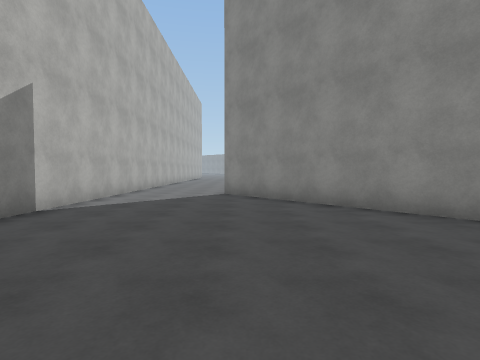
View 1 (above)

16 first-person views from a walk through a 3-D level made in the Unity game engine. The camera is 1.4 m above the floor, tilts 2° down and sees 80° across. The floor is counted in squares, 2 m on a side. Each view is taken from the middle of a square. On the plan, view 1 faces up. The plan holds only what a view shows up to about 10 squares ahead; the rest is blank. The place goes on beyond the plan. The player is left out. Some animated figures are left out. Surface patterns are stand-ins for the level's own textures.

View 2
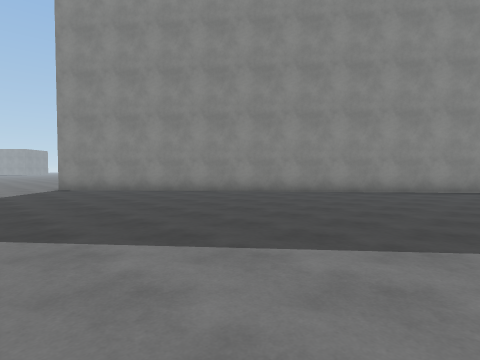

View 3
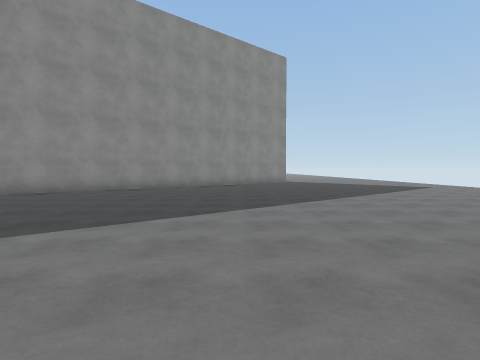

View 4
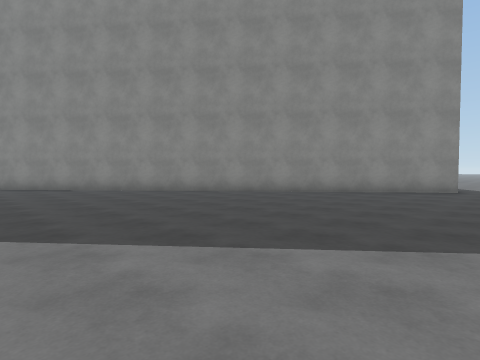

View 5
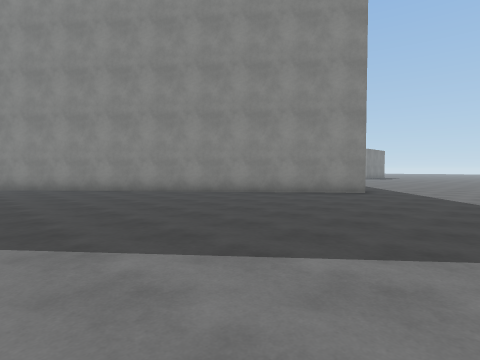

View 6
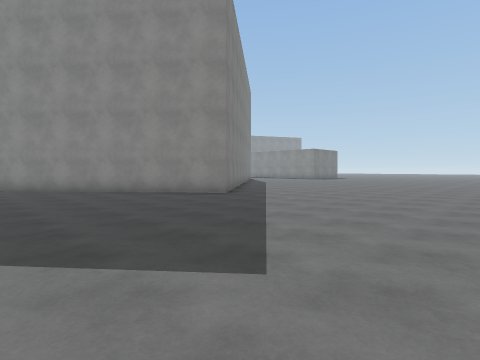

View 7
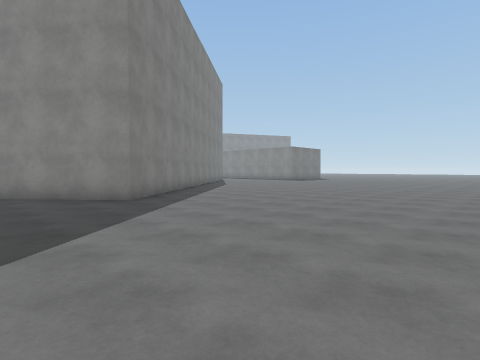

View 8
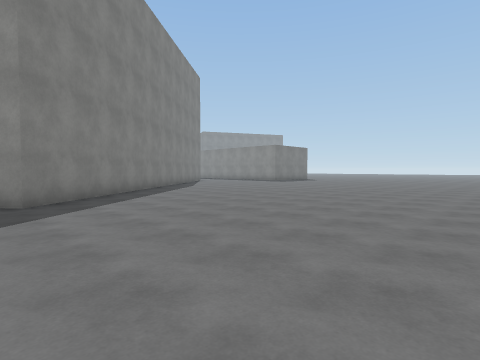

View 9
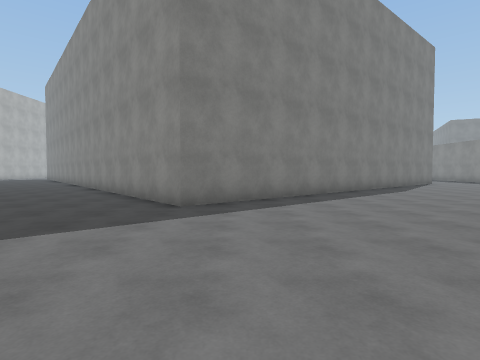

View 10
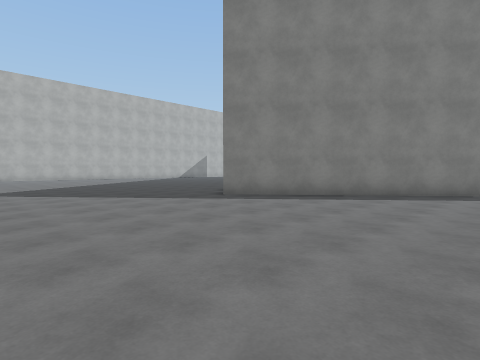

View 11
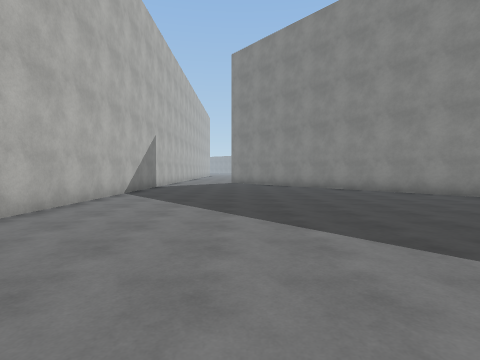

View 12
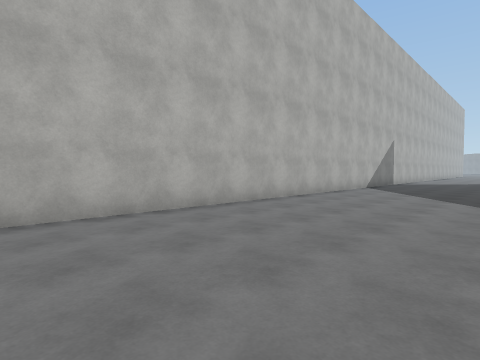

View 13
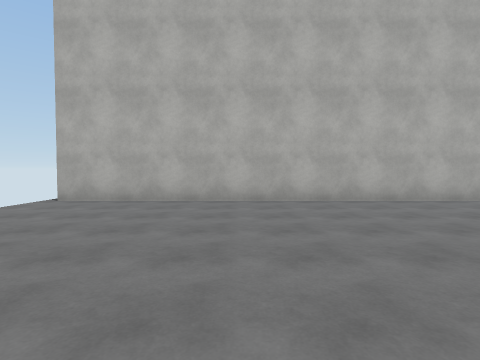

View 14
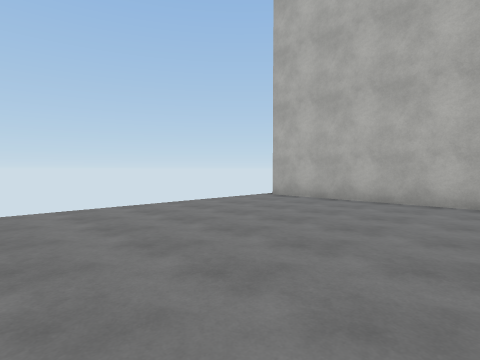

View 15
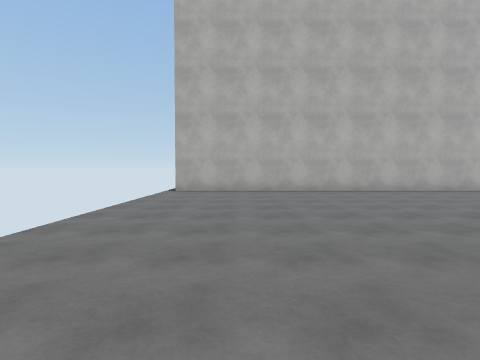

View 16
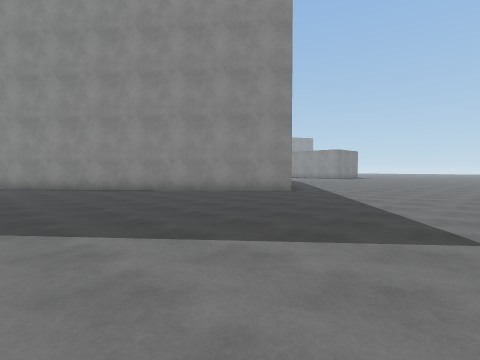

### Floor plan
Points are (right, up) in squares from view 1. A wall is a line through its corners. A room is listed if a view was taken in it or the views show most of it. See-through windows are left out.
Room 1 (views 1, 2, 3, 4, 5, 6, 7, 8, 9, 10, 11, 12, 13, 14, 15, 16)
walls: (18.3, -3) (12.9, -7.5) (-0.5, 8.5); (-3.5, 7.5) (-3.5, -14.3)
ways out: opening at (-2, 8)

Where each view was taken, in squares from view 1:
view 1: 0 up, 0 right, facing up
view 2: 3 down, 3 left, facing up-right
view 3: 5 down, 3 left, facing right
view 4: 9 down, 2 right, facing up-right
view 5: 11 down, 4 right, facing up-right
view 6: 14 down, 7 right, facing up-right
view 7: 14 down, 10 right, facing up-right
view 8: 14 down, 12 right, facing up-right
view 9: 13 down, 14 right, facing up
view 10: 13 down, 19 right, facing up-left
view 11: 7 down, 0 right, facing up
view 12: 10 down, 1 right, facing up-left
view 13: 10 down, 3 right, facing left
view 14: 9 down, 3 right, facing down-left
view 15: 12 down, 6 right, facing left
view 16: 13 down, 5 right, facing up-right
